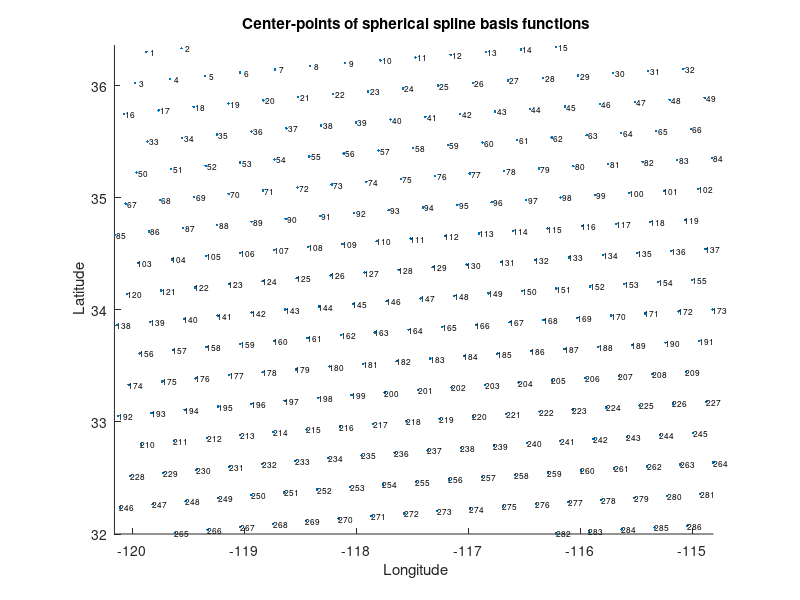

This figure's MATLAB source:
%
% compute_Gik_ray.m
%
% Template script for computing an element of the partial derivatives matrix, Gik.
%

format short
format compact
close all
clear

%-----------------------------

ax1 = [-120.157113 -114.809623 32 36.364429];
lonmin = ax1(1); lonmax = ax1(2);
latmin = ax1(3); latmax = ax1(4);

%-----------------------------
% LOAD DATA

% load sources
[slon,slat,sinds] = textread('events_lonlat.dat','%f%f%f','headerlines',1);
nsrc = length(slat);

% load receivers
[rlon,rlat,rinds] = textread('recs_lonlat.dat','%f%f%f','headerlines',1);
nrec = length(rlat);

% load spline centers
[clon,clat] = textread('con_lonlat_q08.dat','%f%f','headerlines',0);
nspline = length(clat);

figure; hold on;
plot(clon,clat,'.');
text(clon,clat,num2str([1:nspline]'),'fontsize',6); % only seen when printed/saved
axis equal, axis(ax1);
xlabel(' Longitude'); ylabel(' Latitude');
title(' Center-points of spherical spline basis functions');
%fontsize(10); orient tall, wysiwyg

% REFERENCE HOMOGENEOUS PHASE VELOCITY
c0 = 3500;      % m/s

%-----------------------------
% compute ray paths (great circles)

% spline evaluations
opts = {1};
q = 8;

% number of points along each ray path
nump = 1000;

% test the ordering scheme for the rows of G
if (1==1)
    %i = 0;
    disp('     i   isrc  irec ');
    for isrc = 1:nsrc
        for irec = 1:nrec
            %i = i+1;
            i = (isrc-1)*nrec + irec;
            disp(sprintf('%6i%6i%6i',i,isrc,irec));
        end
    end
end

%==========================================================================
% compute design matrix






% save design matrix
%save([outdir 'Amat_ray'],'Amat_ray');

%==========================================================================

